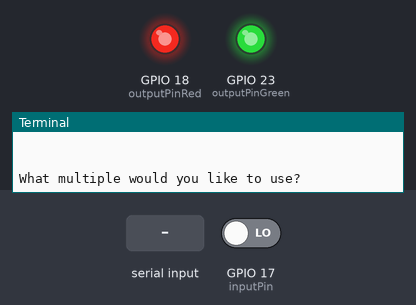
This program was run on a simulated Raspberry Pi (BCM pin numbers). On the bench: output pins drawn as LEDs (lit = HIGH), the last lines printed to the terminal. The test bench sets the inputs (shaded band); at power-on: GPIO 17 (inputPin) LOW.

Above: at 1.2 s.
1.3 s: "5" typed at the terminal, then Enter
At 2.2 s:
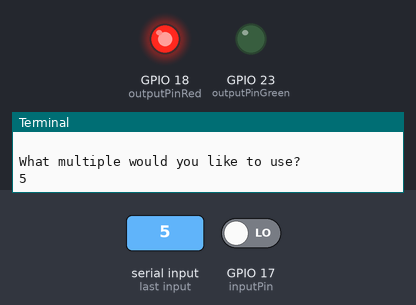
2.8 s: GPIO 17 (inputPin) driven HIGH
At 4.2 s:
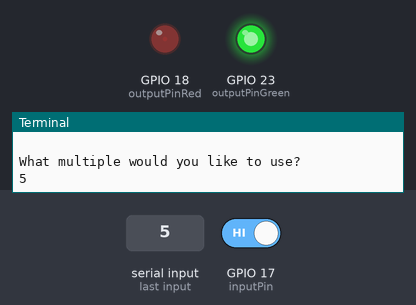
4.6 s: GPIO 17 (inputPin) driven LOW
At 4.91 s:
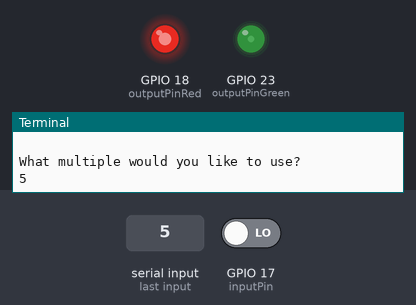
Timing chart, 0 to 7.6 s (numbered marks = the images above; inputs shaded):
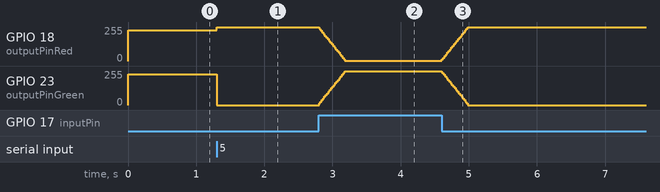

Measured:
- after the input at 1.3 s, GPIO 18 (outputPinRed): 230/255 → 255/255 at once; GPIO 23 (outputPinGreen): 230/255 → 0/255 at once
- after the input at 2.8 s, GPIO 18 (outputPinRed): moves from 255/255 to 3/255 over 0.38 s, starting at once; GPIO 23 (outputPinGreen): moves from 0/255 to 252/255 over 0.38 s, starting at once
- after the input at 4.6 s, GPIO 18 (outputPinRed): moves from 3/255 to 255/255 over 0.38 s, starting at once; GPIO 23 (outputPinGreen): moves from 252/255 to 0/255 over 0.38 s, starting at once

The program:

ButtonPressPWM2LED.py
```python
import RPi.GPIO as GPIO
import time

GPIO.cleanup
GPIO.setmode(GPIO.BCM)

print ("\n\n This will controll two LED's on opposite PWM duty cycles\n\n")

inputPin = 17
outputPinGreen = 23
outputPinRed = 18


if(False):
	inputPin = int(raw_input("What pin has the button?"))
	outputPinGreen = int(raw_input("What pin has the Green LED?"))
	outputPinRed = int(raw_input("What pin has the Red LED?"))


GPIO.setup(inputPin,GPIO.IN)
GPIO.setup(outputPinGreen,GPIO.OUT)
GPIO.setup(outputPinRed,GPIO.OUT)

ledLightGreen = GPIO.PWM(outputPinGreen, 50)
ledLightGreen.start(0)

ledLightRed = GPIO.PWM(outputPinRed, 50)
ledLightRed.start(0)

ledLightGreen.ChangeDutyCycle(90)
ledLightRed.ChangeDutyCycle(90)


print ("\n\n This will controll two LED's on opposite PWM duty cycles\n\n")

inputMultiple = raw_input("What multiple would you like to use?")

multiple = int(inputMultiple)

input=GPIO.input(inputPin)
i=0

while True:
	input=GPIO.input(inputPin)
	if input:
		i+=1 #if it is pressed, make it brighter
	else: #if not, dimm it
		i-=1

	i = max(0,min(i,100/multiple))

	#print i

	CDC = max(0,min(i*multiple,99))
	ledLightGreen.ChangeDutyCycle(CDC)
	ledLightRed.ChangeDutyCycle((100-CDC))

	time.sleep(0.02)

GPIO.cleanup
```
